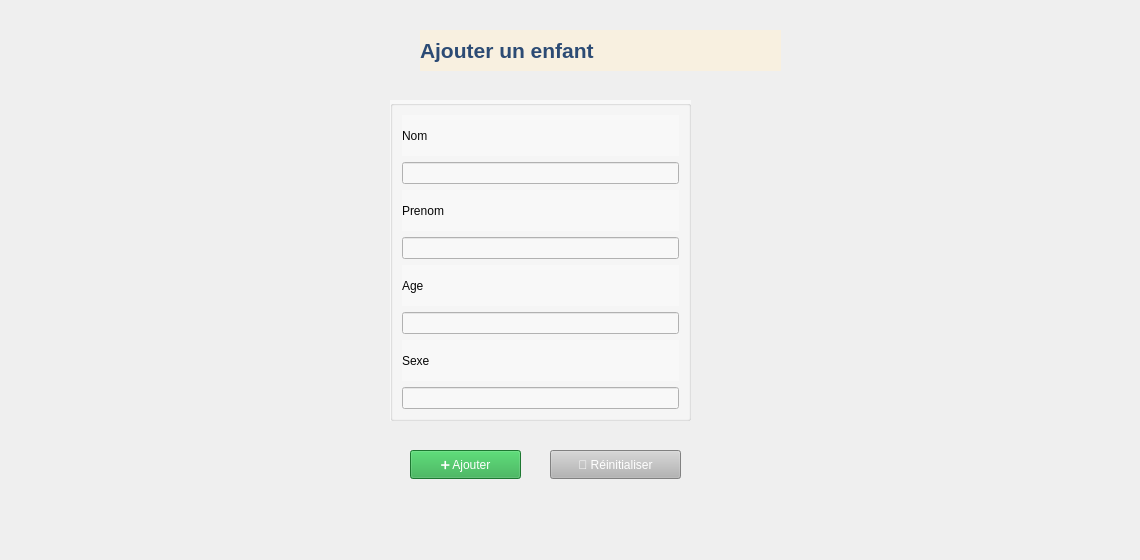
       <widget class="QWidget" name="ajouterclient">
        <attribute name="title">
         <string>Ajouter </string>
        </attribute>
        <widget class="QWidget" name="widget_2" native="true">
         <property name="geometry">
          <rect>
           <x>0</x>
           <y>0</y>
           <width>1131</width>
           <height>551</height>
          </rect>
         </property>
         <property name="styleSheet">
          <string notr="true">QWidget {
    background: qlineargradient(x1: 0, y1: 0, x2: 0, y2: 1, 
                                stop: 0 #F8F0E0, 
                                stop: 0.5 #F5EAD8, 
                                stop: 1 #F2E4D0);
}</string>
         </property>
         <widget class="QLabel" name="label_5">
          <property name="geometry">
           <rect>
            <x>420</x>
            <y>30</y>
            <width>361</width>
            <height>41</height>
           </rect>
          </property>
          <property name="font">
           <font>
            <pointsize>16</pointsize>
            <bold>true</bold>
           </font>
          </property>
          <property name="styleSheet">
           <string notr="true">color: rgb(44, 75, 116);
background-color: rgb(248, 240, 224);</string>
          </property>
          <property name="text">
           <string>Ajouter un enfant</string>
          </property>
         </widget>
         <widget class="QPushButton" name="btnadd">
          <property name="geometry">
           <rect>
            <x>410</x>
            <y>450</y>
            <width>111</width>
            <height>29</height>
           </rect>
          </property>
          <property name="styleSheet">
           <string notr="true">background-color: rgb(40, 167, 69);
color: rgb(255, 255, 255);</string>
          </property>
          <property name="text">
           <string>➕ Ajouter</string>
          </property>
         </widget>
         <widget class="QGroupBox" name="groupBox">
          <property name="geometry">
           <rect>
            <x>390</x>
            <y>100</y>
            <width>301</width>
            <height>321</height>
           </rect>
          </property>
          <property name="styleSheet">
           <string notr="true">background-color: rgb(248, 248, 248);
color: rgb(6, 6, 6);
outline: none;</string>
          </property>
          <property name="title">
           <string/>
          </property>
          <layout class="QVBoxLayout" name="verticalLayout">
           <item>
            <widget class="QLabel" name="label">
             <property name="styleSheet">
              <string notr="true">color: rgb(8, 8, 8);
</string>
             </property>
             <property name="text">
              <string>Nom</string>
             </property>
            </widget>
           </item>
           <item>
            <widget class="QLineEdit" name="lineEdit"/>
           </item>
           <item>
            <widget class="QLabel" name="label_2">
             <property name="text">
              <string>Prenom</string>
             </property>
            </widget>
           </item>
           <item>
            <widget class="QLineEdit" name="lineEdit_4"/>
           </item>
           <item>
            <widget class="QLabel" name="label_3">
             <property name="text">
              <string>Age</string>
             </property>
            </widget>
           </item>
           <item>
            <widget class="QLineEdit" name="lineEdit_3"/>
           </item>
           <item>
            <widget class="QLabel" name="label_4">
             <property name="text">
              <string>Sexe</string>
             </property>
            </widget>
           </item>
           <item>
            <widget class="QLineEdit" name="lineEdit_2"/>
           </item>
          </layout>
         </widget>
         <widget class="QPushButton" name="pushButton_47">
          <property name="geometry">
           <rect>
            <x>550</x>
            <y>450</y>
            <width>131</width>
            <height>29</height>
           </rect>
          </property>
          <property name="styleSheet">
           <string notr="true"> background-color: rgb(180, 180, 180);
color: rgb(255, 255, 255);</string>
          </property>
          <property name="text">
           <string>🔄 Réinitialiser</string>
          </property>
         </widget>
        </widget>
       </widget>
